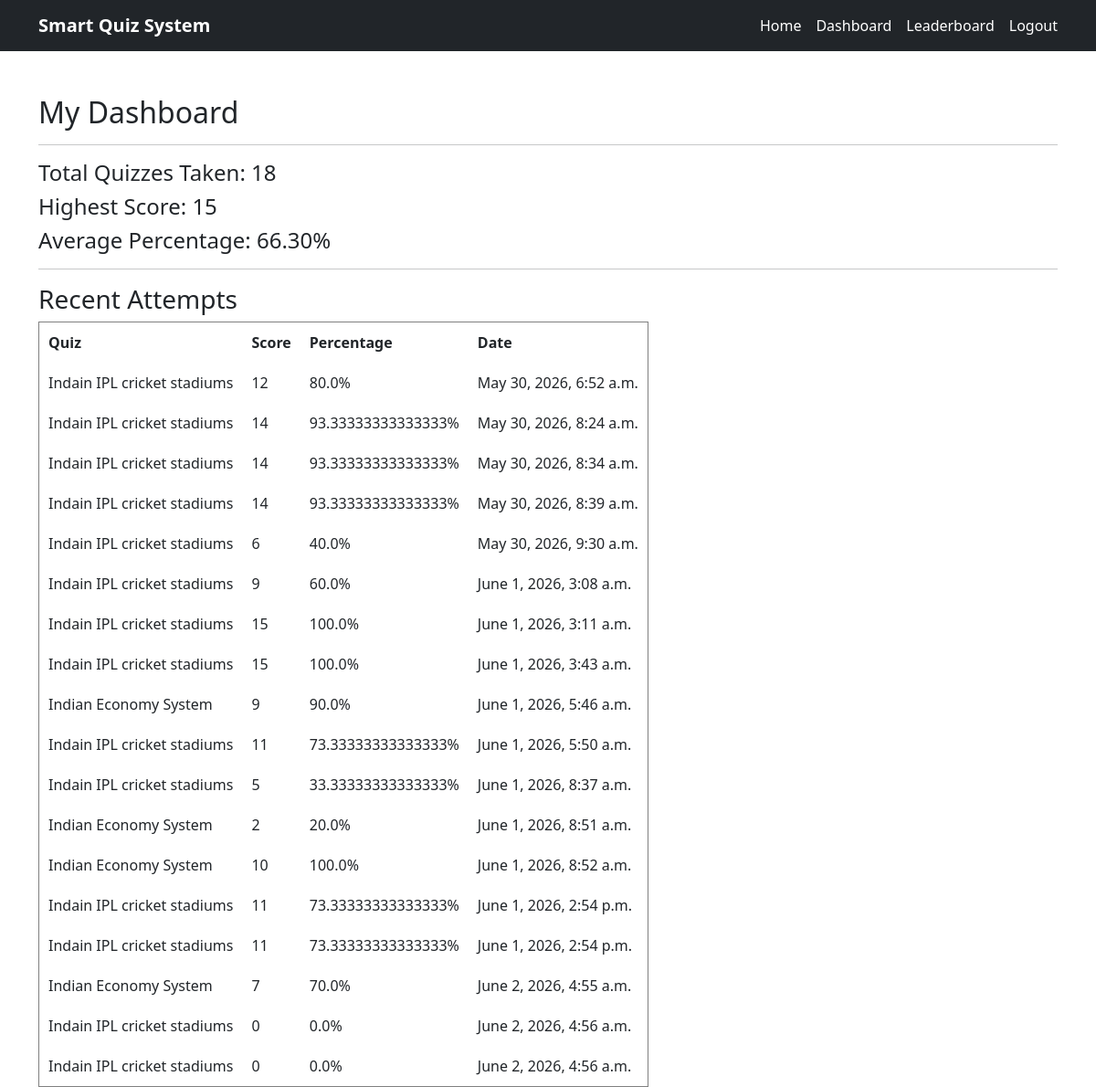
The app's page /dashboard/ (signed in) with its own data.
### results/models.py (models this page shows, shortened)
class Result(models.Model):
    user = models.ForeignKey(
        User,
        on_delete=models.CASCADE
    )
    quiz = models.ForeignKey(
        Quiz,
        on_delete=models.CASCADE
    )
    score = models.IntegerField()
    percentage = models.FloatField()
    created_at = models.DateTimeField(
        auto_now_add=True
    )

### quiz/models.py (models this page shows, shortened)
class Quiz(models.Model):
    title = models.CharField(max_length=200)
    category = models.ForeignKey(
        Category,
        on_delete=models.CASCADE
    )
    timer = models.IntegerField(
        help_text="Timer in Minutes"
    )

### dashboard/views.py (the view)
# urls.py: path('dashboard/', include('dashboard.urls')),
def dashboard(request):
    results = Result.objects.filter(
        user=request.user
    )
    total_quizzes = results.count()
    highest_score = results.aggregate(
        Max('score')
    )['score__max']
    average_percentage = results.aggregate(
        Avg('percentage')
    )['percentage__avg']
    return render(
        request,
        'dashboard/dashboard.html',
        {
            'results': results,
            'total_quizzes': total_quizzes,
            'highest_score': highest_score,
            'average_percentage': average_percentage
        }
    )

### templates/dashboard/dashboard.html
{% extends 'base.html' %}
{% block content %}
<h2>My Dashboard</h2>
<hr>
<h4>Total Quizzes Taken: {{ total_quizzes }}</h4>
<h4>Highest Score: {{ highest_score }}</h4>
<h4>Average Percentage:
    {{ average_percentage|floatformat:2 }}%
</h4>
<hr>
<h3>Recent Attempts</h3>
<table border="1" cellpadding="10">
    <tr>
        <th>Quiz</th>
        <th>Score</th>
        <th>Percentage</th>
        <th>Date</th>
    </tr>
    {% for result in results %}
    <tr>
        <td>{{ result.quiz.title }}</td>
        <td>{{ result.score }}</td>
        <td>{{ result.percentage }}%</td>
        <td>{{ result.created_at }}</td>
    </tr>
    {% endfor %}
</table>
{% endblock %}

### records on screen
Result: quiz "Indain IPL cricket stadiums", score "12", percentage "80.0", created_at "May 30, 2026, 6:52 a.m."
Result: quiz "Indain IPL cricket stadiums", score "14", percentage "93.33333333333333", created_at "May 30, 2026, 8:24 a.m."
Result: quiz "Indain IPL cricket stadiums", score "14", percentage "93.33333333333333", created_at "May 30, 2026, 8:34 a.m."
Result: quiz "Indain IPL cricket stadiums", score "14", percentage "93.33333333333333", created_at "May 30, 2026, 8:39 a.m."
Result: quiz "Indain IPL cricket stadiums", score "6", percentage "40.0", created_at "May 30, 2026, 9:30 a.m."
Result: quiz "Indain IPL cricket stadiums", score "9", percentage "60.0", created_at "June 1, 2026, 3:08 a.m."
Result: quiz "Indain IPL cricket stadiums", score "15", percentage "100.0", created_at "June 1, 2026, 3:11 a.m."
Result: quiz "Indain IPL cricket stadiums", score "15", percentage "100.0", created_at "June 1, 2026, 3:43 a.m."
Result: quiz "Indian Economy System", score "9", percentage "90.0", created_at "June 1, 2026, 5:46 a.m."
Result: quiz "Indain IPL cricket stadiums", score "11", percentage "73.33333333333333", created_at "June 1, 2026, 5:50 a.m."
Result: quiz "Indain IPL cricket stadiums", score "5", percentage "33.33333333333333", created_at "June 1, 2026, 8:37 a.m."
Result: quiz "Indian Economy System", score "2", percentage "20.0", created_at "June 1, 2026, 8:51 a.m."
Result: quiz "Indian Economy System", score "10", percentage "100.0", created_at "June 1, 2026, 8:52 a.m."
Result: quiz "Indain IPL cricket stadiums", score "11", percentage "73.33333333333333", created_at "June 1, 2026, 2:54 p.m."
Result: quiz "Indain IPL cricket stadiums", score "11", percentage "73.33333333333333", created_at "June 1, 2026, 2:54 p.m."
Result: quiz "Indian Economy System", score "7", percentage "70.0", created_at "June 2, 2026, 4:55 a.m."
Result: quiz "Indain IPL cricket stadiums", score "0", percentage "0.0", created_at "June 2, 2026, 4:56 a.m."
Result: quiz "Indain IPL cricket stadiums", score "0", percentage "0.0", created_at "June 2, 2026, 4:56 a.m."

### other values on screen
{{ total_quizzes }} "18"
{{ highest_score }} "15"
{{ average_percentage|floatformat:2 }} "66.30"
